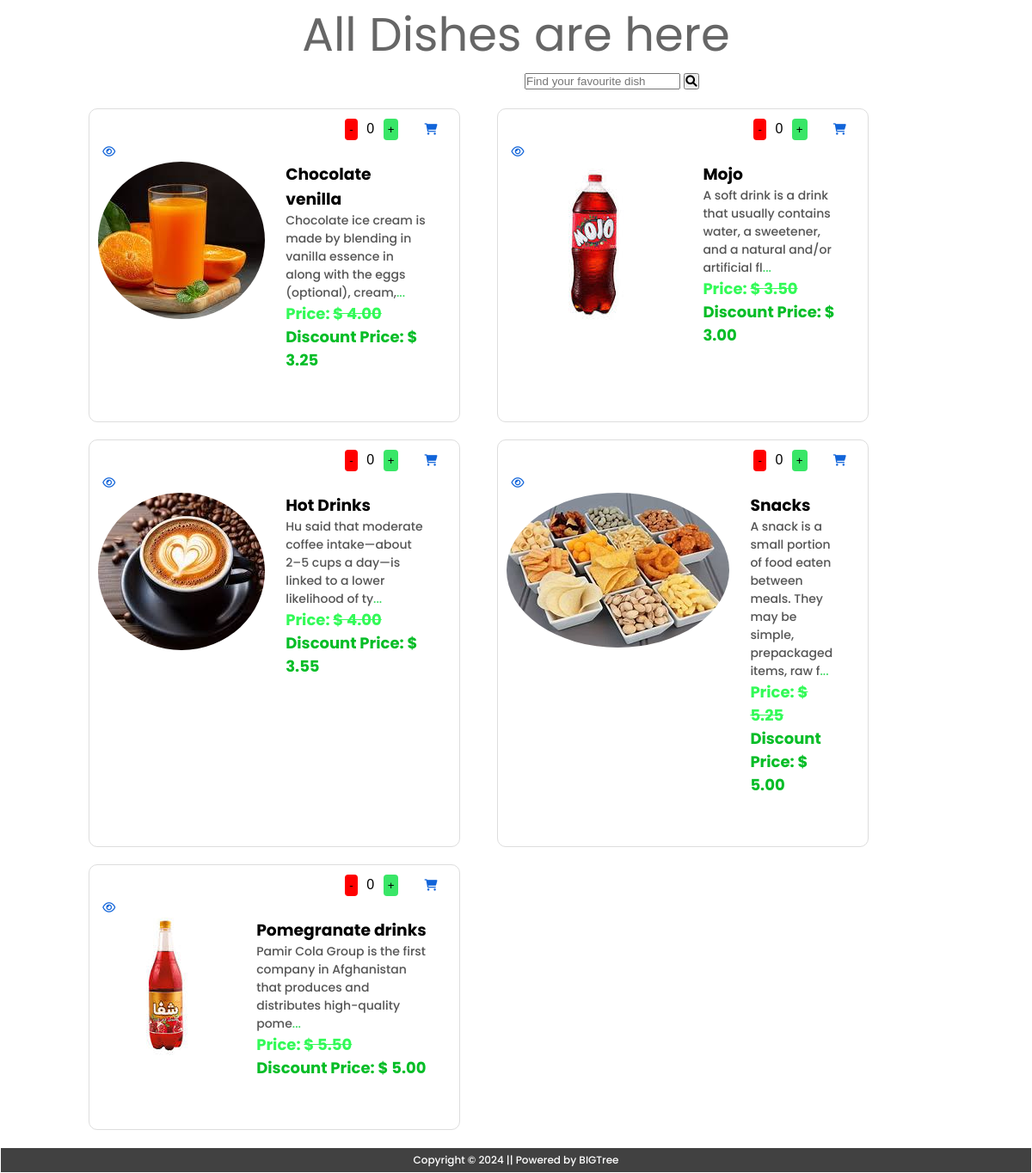
Page /rstms/allfood.php (signed in) on the committed database.
### tables this page shows
CREATE TABLE `tbl_food` (
  `f_id` int(11) NOT NULL,
  `f_title` varchar(255) NOT NULL,
  `f_desc` varchar(255) NOT NULL,
  `f_price` decimal(10,2) NOT NULL,
  `f_disctprice` decimal(10,2) NOT NULL,
  `f_vat` decimal(10,2) NOT NULL,
  `f_image` varchar(255) NOT NULL,
  `c_id` int(11) NOT NULL,
  `c_name` varchar(255) NOT NULL,
  `f_featured` varchar(100) NOT NULL,
  `f_active` varchar(100) NOT NULL
);

### rstms/allfood.php (the view, shortened to what this page needs)
<?php
    include('includes/dbconnection.php');
?>
<!DOCTYPE html>
<html>
<html lang="en">
<head>
    <link rel="stylesheet" href="https://cdnjs.cloudflare.com/ajax/libs/font-awesome/5.15.3/css/all.min.css"
 />
    <link rel="stylesheet" href="assets/css/style.css" />
    <link rel="stylesheet" href="https://cdnjs.cloudflare.com/ajax/libs/font-awesome/6.0.0-beta3/css/all.min.css">
    <link rel="stylesheet" href="https://cdnjs.cloudflare.com/ajax/libs/font-awesome/6.0.0/css/all.min.css">
    <link rel="stylesheet" href="https://cdnjs.cloudflare.com/ajax/libs/OwlCarousel2/2.3.4/assets/owl.carousel.min.css">
    <link rel="stylesheet" href="https://cdnjs.cloudflare.com/ajax/libs/OwlCarousel2/2.3.4/assets/owl.theme.default.min.css">
</head>
<body>
<body>
  <div class="container">
    <h2 class="food-menu-heading">All Dishes are here</h2>
    <div class="search-box" style="margin-left: 550px;">
        <form action="includes/search.php" method="GET" target="_blank">
            <input type="search" id="searchInput" name="search" placeholder="Find your favourite dish">
            <button type="submit"><i class="fas fa-search"></i></button>
        </form>
    </div>
    <?php
$sql = "SELECT * FROM tbl_food";
$stmt = $conn->prepare($sql);
$stmt->execute();
$result = $stmt->get_result();
if ($result && $result->num_rows>0) {
    $count = 0;
    while ($row = $result->fetch_assoc()) {
            if ($count % 2 === 0) {
                echo "<div class ='row' style='display: flex;margin-top:20px;margin-bottom:20px;'>";
            }
            echo "<div class='col-md-6' style='display:inline-block;width:40%;margin-left:4%;border:1px solid #ddd;padding:10px;border-radius:10px;'>";
            echo "<div class='food-desc'>";
            echo "<form action='' method='POST' style='display:inline-block;margin-left:70%;'>";
            echo "<input type='button' value='-' onclick='decrementValue(\"quantity_$count\")' style='border:none;padding:5px;background-color:red;border-radius:4px;' />";
            echo "<input type='text' name='quantity' id='quantity_$count' value='0' style='border:none;width:30px;text-align:center;font-size:16px;' onkeypress='return event.charCode >= 48 && event.charCode <= 57' />";
            echo "<input type='button' value='+' onclick='incrementValue(\"quantity_$count\")' style='border:none;padding:5px;background-color:#39e667;margin-right:30px;border-radius:4px;' />";
            echo "<button type='submit' style='background:transparent; border:none;cursor:pointer;color:#1164d9'><i class='fa-solid fa-cart-shopping'></i></button></form>";
            echo " <form action='quickview.php' method='GET' style='display:inline-block;'>";
            echo " <button style='background:transparent; border:none;cursor:pointer;color:#1164d9' href='quickview.php'><i class='fa-regular fa-eye' style='margin-left: 5px;'></i></button></form>";
            echo " </div>";
            echo "<div class='food-menu-item'>";
            echo "<div class='food-img'>";
            echo "<img src='assets/image/" . $row['f_image'] . "' alt='' style='border-radius:50%;' />";
            echo "</div>";
            echo "<div class='food-description'>";
            echo "<h3 class='food-title'>" . $row['f_title'] . "</h3>";
            $truncatedDesc = substr($row['f_desc'], 0, 100);
            echo "<p class='truncatedDesc' style='font-size:14px;'>".$truncatedDesc."<span class='see-more'style='color:#3dd961;'>...</span></p>";
            echo "<p class='food-price' style='font-size:18px;color:#32fa57;'>Price: <del>&#36; " . $row['f_price'] . "</del></p>";
            echo "<p class='food-price' style='font-size:18px;color:#06bd27;'>Discount Price: &#36; " . $row['f_disctprice'] . "</p>";
            echo "</div>";
            echo "</div>";
            echo "</div>";
            if ($count % 2 !== 0 || $count === $result->num_rows - 1) {
                echo "</div>";
            }
            $count++;
        }
}else{
    echo "No Found Food Item!";
}
?>
        </div>
    <?php include('includes/footer.php')?>

### rstms/includes/footer.php (shortened to what this page needs)
<footer id="footer" style="margin: 0px;padding: 1px;">
        <h5 style="text-align: center;">Copyright &copy; 2024 || Powered by BIGTree</h5>
    </footer>
</body>
</html>

### rstms/assets/css/style.css (style rules this page uses)
*, *::after, *::before { box-sizing: border-box; padding: 0; margin: 0; }
body { font-family: "Poppins", sans-serif; }
.container { max-width: 1200px; width: 90%; margin: auto; }
.food-menu-heading { text-align: center; font-size: 3.4rem; font-weight: 400; color: #666; }
.food-menu-item { display: flex; flex: 1 1 600px; justify-content: space-evenly; margin-bottom: 3rem; }
.food-description { margin: auto 1.5rem; }
.food-description p { font-size: 1.4rem; color: #555; font-weight: 500; }
.food-description .food-price { color: #117964; font-weight: 700; }
#footer h5 { text-align: center; font-size: 12px!important; padding: 5px!important; font-weight: 500; color: #fff; background: rgb(65, 65, 65); }

### rows in the picture
tbl_food: f_image (picture), f_title "Chocolate venilla", f_desc "Chocolate ice cream is made by blending in vanilla essence in along with the eggs (optional), cream,", f_price "4.00", f_disctprice "3.25"
tbl_food: f_image (picture), f_title "Mojo", f_desc "A soft drink is a drink that usually contains water, a sweetener, and a natural and/or artificial fl", f_price "3.50", f_disctprice "3.00"
tbl_food: f_image (picture), f_title "Hot Drinks", f_desc "Hu said that moderate coffee intake—about 2–5 cups a day—is linked to a lower likelihood of ty", f_price "4.00", f_disctprice "3.55"
tbl_food: f_image (picture), f_title "Snacks", f_desc "A snack is a small portion of food eaten between meals. They may be simple, prepackaged items, raw f", f_price "5.25", f_disctprice "5.00"
tbl_food: f_image (picture), f_title "Pomegranate drinks", f_desc "Pamir Cola Group is the first company in Afghanistan that produces and distributes high-quality pome", f_price "5.50", f_disctprice "5.00"
